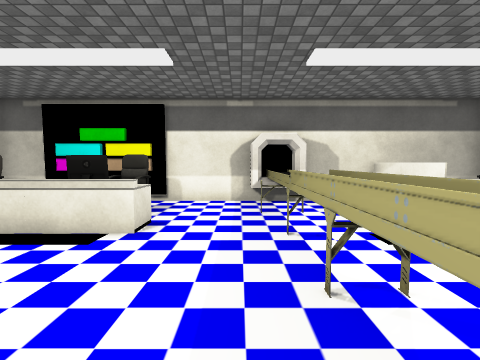
[1] (above)

16 first-person views from a walk through a scene from a Unity 3-D project. The camera is 1.3 m above the floor, tilts 4° down and sees 90° across. The floor is counted in squares, 1 m on a side. Each view is taken from the middle of a square. On the plan, view 1 faces up. The plan holds only what a view shows up to about 12 squares ahead; the rest is blank. The player is left out. Some surface patterns are stand-ins.

[2]
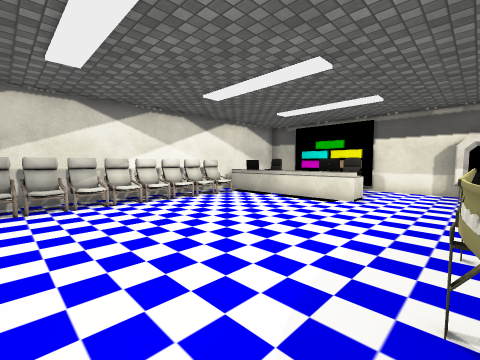

[3]
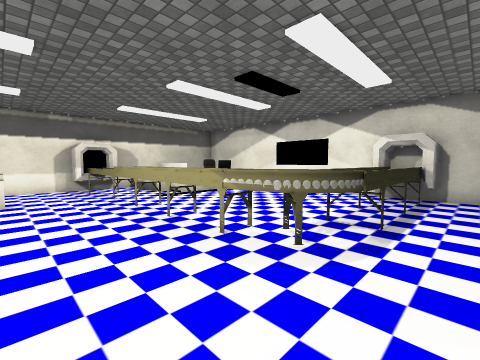

[4]
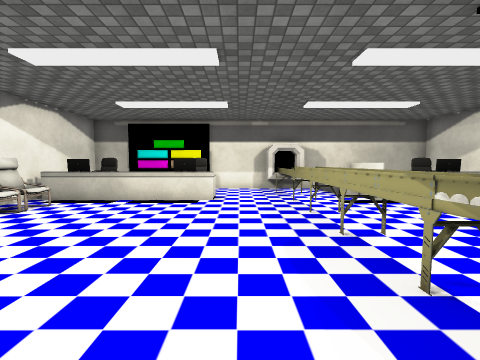

[5]
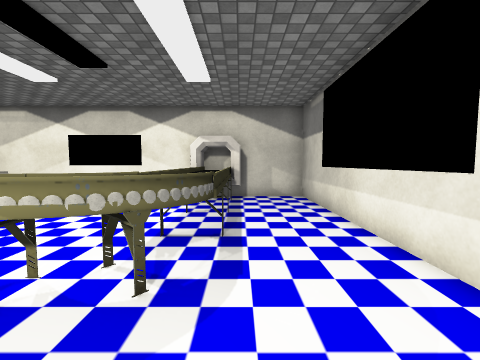

[6]
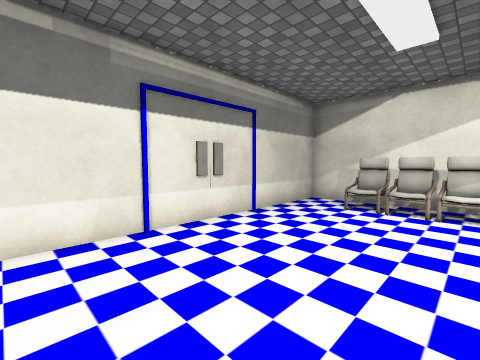

[7]
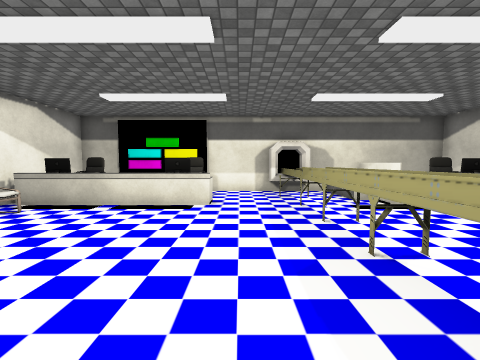

[8]
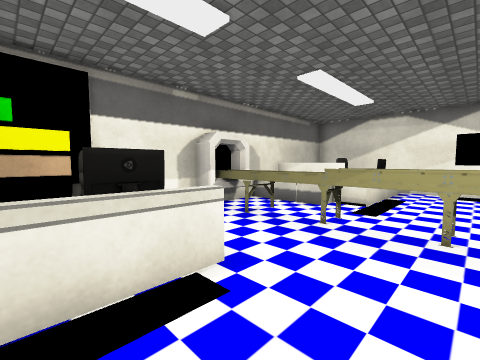

[9]
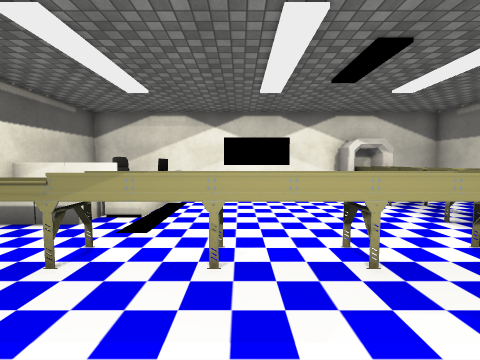

[10]
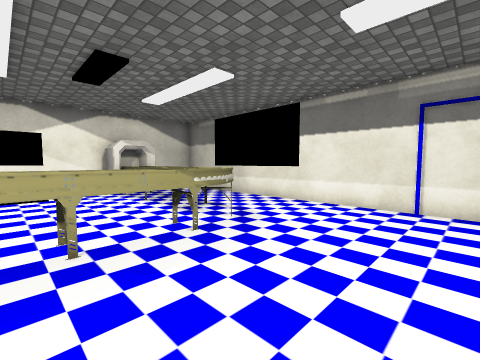

[11]
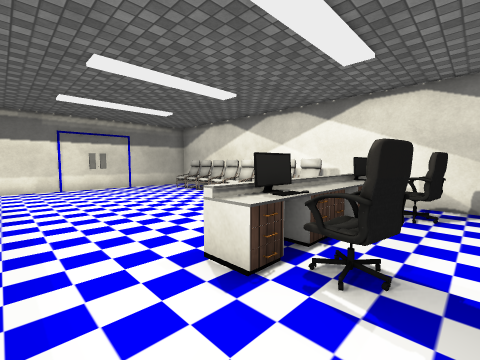

[12]
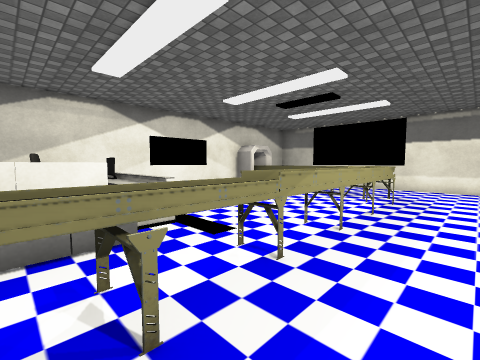

[13]
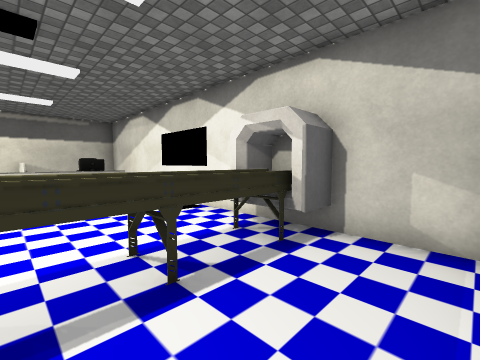

[14]
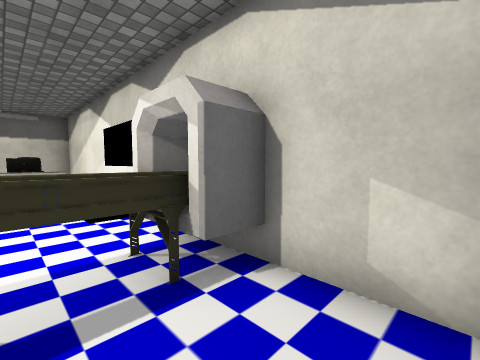

[15]
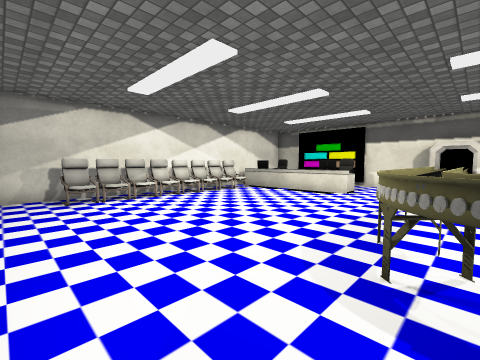

[16]
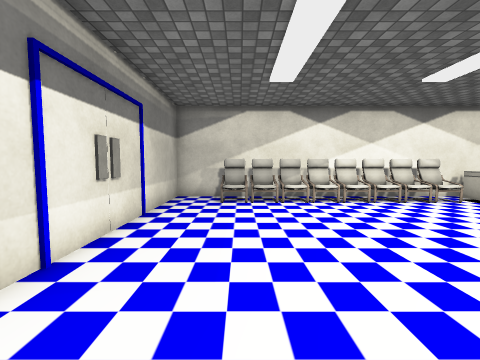

### Floor plan
Points are (right, up) in squares from view 1. A wall is a line through its corners. A room is listed if a view was taken in it or the views show most of it. See-through windows are left out.
Room 1 (views 1, 2, 3, 4, 5, 6, 7, 8, 9, 10, 11, 12, 13, 14, 15, 16)
walls: (2.5, 8.3) (-3.5, 8.3); (-8.4, -2) (-8.4, -6.5) (8.5, -6.5) (8.5, -4) (7.4, -4) (7.4, -3.7) (8.5, -3.7) (8.5, -2.6) (7.5, -2.6); (8.5, -2.3) (8.5, 8.3) (4.4, 8.3); (-5.5, 8.3) (-6.5, 8.3); (-6.6, 8.3) (-8.4, 8.3) (-8.4, 3.4)
objects: other object (-8, -5) to (-7, -4); other object (-8, -4) to (-7, -3); other object (-8, -3) to (-7, -2); other object (-8, -2) to (-7, -1); other object (-8, -1) to (-7, 0); other object (-8, 0) to (-7, 1); other object (-8, 1) to (-7, 2); other object (-8, 2) to (-7, 3); other object (-8, 4) to (-6, 5); other object (-7, 5); other object (-7, 6) to (-6, 6); other object (-5, 4) to (-5, 5); other object (-5, 8) to (-5, 9); other object (-4, 4) to (-2, 5); other object (-4, 8); other object (-4, 9); other object (-3, 5); other object (-3, 6) to (-2, 6); other object (1, -3) to (2, -3); other object (1, -2); other object (1, -1) to (2, 4); other object (1, 0); other object (1, 2); other object (1, 4); other object (1, 5) to (2, 7); other object (1, 6); other object (2, -2); other object (3, -4) to (3, -3); other object (3, 5); other object (3, 6); other object (3, 7) to (3, 8); other object (4, -4) to (4, -3); other object (4, 4) to (5, 5); other object (4, 6) to (5, 6); other object (4, 7) to (5, 8); other object (5, -4) to (5, -3); other object (6, -4) to (6, -3); other object (6, 4) to (8, 5); other object (6, 5) to (7, 5); other object (6, 6) to (7, 6); other object (7, -4) to (7, -3); other object (8, -3)

Positions as (right, up) in squares from view 1, and headings:
1: (0, 0), facing up
2: (1, -4), facing up-left
3: (-2, -5), facing up-right
4: (-1, -4), facing up
5: (-1, -4), facing right
6: (0, -2), facing down-left
7: (-1, -3), facing up
8: (-4, 2), facing up-right
9: (-2, 2), facing right
10: (-3, 1), facing down-right
11: (0, 7), facing down-left
12: (-1, 7), facing down-right
13: (4, -6), facing up-right
14: (6, -6), facing up-right
15: (2, -6), facing up-left
16: (1, -4), facing left
